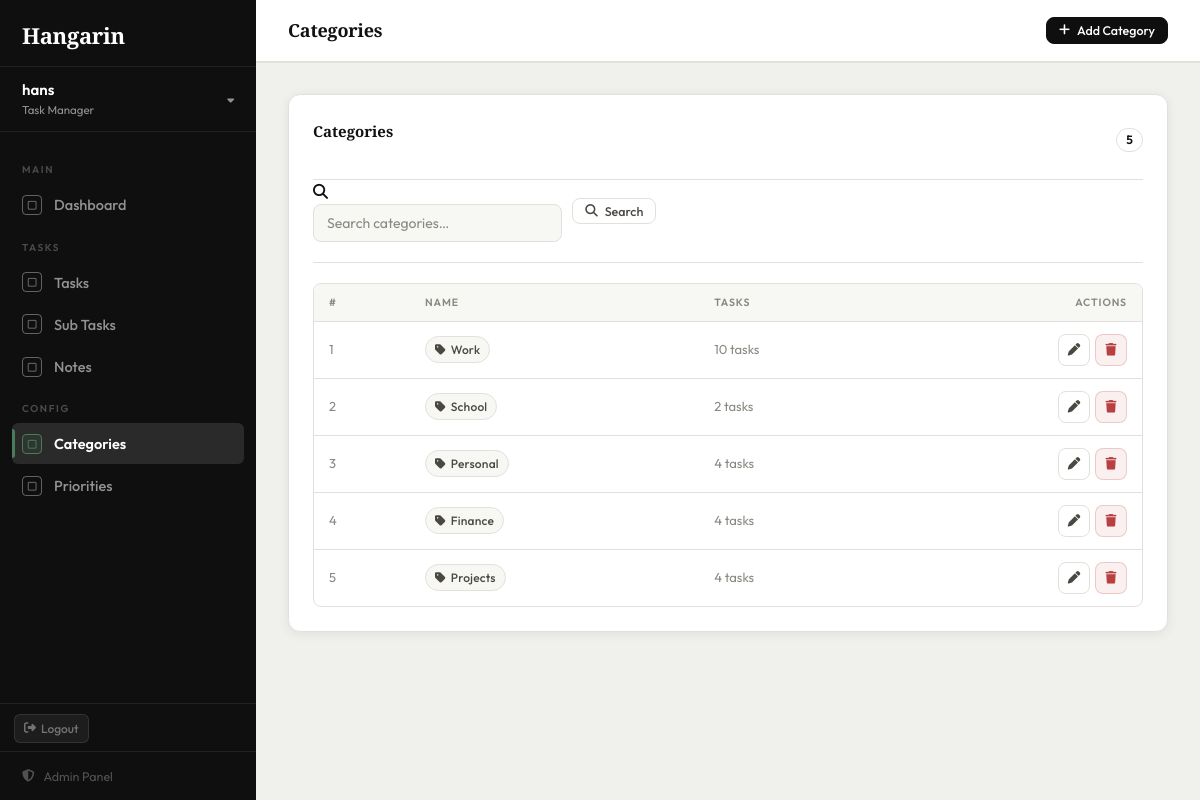
Page /categories/ (signed in) on the committed database.
### tasks/models.py (models this page shows, shortened)
class Category(models.Model):
    name = models.CharField(max_length=100)
    class Meta:
        verbose_name = "Category"
        verbose_name_plural = "Categories"

### tasks/views.py (the view)
# urls.py: path('categories/',                    views.category_list,   name='category_list'),
@login_required
def category_list(request):
    query = request.GET.get('q', '')
    categories = Category.objects.all()
    if query:
        categories = categories.filter(name__icontains=query)
    page_obj = Paginator(categories, 10).get_page(request.GET.get('page'))
    return render(request, 'tasks/category_list.html', {'page_obj': page_obj, 'query': query, 'page_title': 'Categories'})

### tasks/templates/tasks/category_list.html (shortened to what this page needs)
{% extends "tasks/base.html" %}
{% block nav_categories %}active{% endblock %}
{% block topbar_actions %}
<a href="{% url 'category_create' %}" class="btn btn-primary btn-sm">
    <i class="fa-solid fa-plus"></i> Add Category
</a>
{% endblock %}
{% block content %}
<div class="card">
    <div class="card-header">
        <span class="card-title">Categories</span>
        <span style="font-size:12px; font-weight:600; background:var(--surface-2); border:1px solid var(--border); border-radius:99px; padding:1px 9px; color:var(--text-3);">{{ page_obj.paginator.count }}</span>
    </div>
    <div class="card-body" style="padding-bottom:0;">
        <form method="GET" class="filter-bar">
            <div class="search-wrap">
                <i class="fa-solid fa-magnifying-glass"></i>
                <input type="text" name="q" class="form-control" placeholder="Search categories…" value="{{ query }}">
            </div>
            <button type="submit" class="btn btn-ghost btn-sm"><i class="fa-solid fa-magnifying-glass"></i> Search</button>
        </form>
    </div>
    {% if page_obj.object_list %}
    <div class="table-wrap">
        <table>
            <thead>
                <tr>
                    <th>#</th>
                    <th>Name</th>
                    <th>Tasks</th>
                    <th style="text-align:right;">Actions</th>
                </tr>
            </thead>
            <tbody>
                {% for cat in page_obj %}
                <tr>
                    <td class="td-muted">{{ forloop.counter }}</td>
                    <td>
                        <span class="badge b-cat"><i class="fa-solid fa-tag"></i> {{ cat.name }}</span>
                    </td>
                    <td class="td-muted">{{ cat.task_set.count }} task{% if cat.task_set.count != 1 %}s{% endif %}</td>
                    <td>
                        <div style="display:flex; gap:5px; justify-content:flex-end;">
                            <a href="{% url 'category_edit' cat.pk %}" class="btn btn-ghost btn-sm btn-icon"><i class="fa-solid fa-pen"></i></a>
                            <a href="{% url 'category_delete' cat.pk %}" class="btn btn-danger btn-sm btn-icon"><i class="fa-solid fa-trash"></i></a>
                        </div>
                    </td>
                </tr>
                {% endfor %}
            </tbody>
        </table>
    </div>
    {% endif %}
</div>
{% endblock %}

### tasks/templates/tasks/base.html (shortened to what this page needs)
{% load pwa %}
<!DOCTYPE html>
<html lang="en">
<head>
    <link rel="stylesheet" href="https://cdnjs.cloudflare.com/ajax/libs/font-awesome/6.5.0/css/all.min.css">
</head>
<body>
<aside class="sidebar" id="sidebar">
    <div class="sidebar-brand">
        <a href="{% url 'dashboard' %}">
            <div class="brand-title">Hangarin</div>
        </a>
    </div>
    {% if user.is_authenticated %}
    <div class="sidebar-user-block">
        <div class="user-left">
            <div class="user-name">{{ user.username }}</div>
            <div class="user-role">Task Manager</div>
        </div>
        <i class="fa-solid fa-caret-down user-caret"></i>
    </div>
    <nav class="sidebar-nav">
        <div class="nav-section-label">Main</div>
        <a href="{% url 'dashboard' %}" class="nav-link {% block nav_dashboard %}{% endblock %}">
            <span class="nav-icon"><i class="fa-regular fa-square"></i></span>
            Dashboard
        </a>
        <div class="nav-section-label">Tasks</div>
        <a href="{% url 'task_list' %}" class="nav-link {% block nav_tasks %}{% endblock %}">
            <span class="nav-icon"><i class="fa-regular fa-square"></i></span>
            Tasks
        </a>
        <a href="{% url 'subtask_list' %}" class="nav-link {% block nav_subtasks %}{% endblock %}">
            <span class="nav-icon"><i class="fa-regular fa-square"></i></span>
            Sub Tasks
        </a>
        <a href="{% url 'note_list' %}" class="nav-link {% block nav_notes %}{% endblock %}">
            <span class="nav-icon"><i class="fa-regular fa-square"></i></span>
            Notes
        </a>
        <div class="nav-section-label">Config</div>
        <a href="{% url 'category_list' %}" class="nav-link {% block nav_categories %}{% endblock %}">
            <span class="nav-icon"><i class="fa-regular fa-square"></i></span>
            Categories
        </a>
        <a href="{% url 'priority_list' %}" class="nav-link {% block nav_priorities %}{% endblock %}">
            <span class="nav-icon"><i class="fa-regular fa-square"></i></span>
            Priorities
        </a>
    </nav>
    <div style="padding: 10px 14px 8px; border-top: 1px solid rgba(255,255,255,0.08);">
        <a href="#" class="logout-link"
           onclick="event.preventDefault(); document.getElementById('logout-form').submit();">
            <i class="fa-solid fa-right-from-bracket"></i>
            Logout
        </a>
    </div>
    {% endif %}
    <div class="sidebar-footer">
        <a href="/admin/" class="admin-link">
            <i class="fa-solid fa-shield-halved"></i>
            Admin Panel
        </a>
    </div>
</aside>
<main class="main">
    <header class="topbar">
        <div class="topbar-left">
            <h1>{% block page_heading %}{{ page_title }}{% endblock %}</h1>
        </div>
        <div class="topbar-right">
            {% block topbar_actions %}{% endblock %}
        </div>
    </header>
    <div class="content">
        {% block content %}{% endblock %}
    </div>
</main>
</body>
</html>

### rows in the picture
Category: name "Work", task_set.count "10"
Category: name "School", task_set.count "2"
Category: name "Personal", task_set.count "4"
Category: name "Finance", task_set.count "4"
Category: name "Projects", task_set.count "4"

### other values in the picture
{{ user.username }} "hans"
{{ page_title }} "Categories"
{{ page_obj.paginator.count }} "5"
